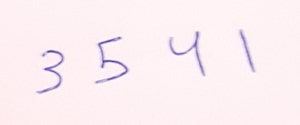
#> input picture sample3 (1).jpg, 300 x 125 px, given as the content of the folder trainingSet/0, which was not available
$ python digit_detection.py   (older library calls are emulated)
#> lines starting #> are read from the running program, lines starting #| are printed output that depends on the picture; pictures that were not available may be replaced by others from this repository, and a replacement may not be noted
### mnist_format_images.py
from PIL import Image, ImageFilter


def imageprepare(img_data):
#> called with img_data = 'trainingSet/0/sample3 (1).jpg'
    read_image = Image.open(img_data).convert('L')
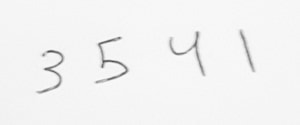
#> read_image: PIL image 300x125 L; min 76, max 251, mean 242.9
    w_image = float(read_image.size[0])
#> w_image = 300
    h_image = float(read_image.size[1])
#> h_image = 125
    updated_image = Image.new('L', (28, 28), (255))  # creates white canvas of 28x28 pixels
#> updated_image: PIL image 28x28 L; every value is 255

    if w_image > h_image:
        # dimension check whether it is bigger
        # Width is bigger. Width becomes 20 pixels.
        nh_img = int(round((20.0 / w_image * h_image), 0))  # resize height according to ratio width
#> nh_img = 8
        if (nh_img == 0):  # rare case but minimum is 1 pixel
            nh_img = 1
            # resize and sharpen
        img = read_image.resize((20, nh_img), Image.ANTIALIAS).filter(ImageFilter.SHARPEN)
        wtop = int(round(((28 - nh_img) / 2), 0))  # position: horizontal
#> wtop = 10
        updated_image.paste(img, (4, wtop))  # paste resized image on white canvas
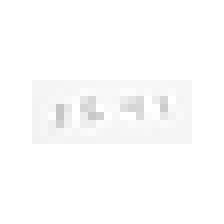
#> updated_image: PIL image 28x28 L (shown 8 times larger); min 198, max 255, mean 252.5
    else:
        # Height is bigger. Heigth becomes 20 pixels.
        nw_img = int(round((20.0 / h_image * w_image), 0))  # resize width according to ratio height
        if (nw_img == 0):  # rare case but minimum is 1 pixel
            nw_img = 1
            # resize and sharpen
        img = read_image.resize((nw_img, 20), Image.ANTIALIAS).filter(ImageFilter.SHARPEN)
        wleft = int(round(((28 - nw_img) / 2), 0))  # caculate vertical pozition
        updated_image.paste(img, (wleft, 4))  # paste resized image on white canvas

    p_image = list(updated_image.getdata())  # get pixel values
#> p_image = 784 values, max 255 at index 0, min 198 at index 371, mean 252.5

    # normalize pixels to 0 and 1. 0 is pure white, 1 is pure black.
    pixel_image = [(255 - x) * 1.0 / 255.0 for x in p_image]
#> pixel_image = 784 values, max 0.224 at index 371, min 0 at index 0, mean 0.00978
    return pixel_image

### cnn_model.py
import random
import tensorflow
import pandas
from tqdm import tqdm
import matplotlib.pyplot as plt
import os
import numpy
from tensorflow.keras.layers import Dense, Conv2D, MaxPooling2D, Dropout, Flatten, BatchNormalization
from mnist_format_images import imageprepare
'''read file'''
digit_0 = 'trainingSet/0'
digit_1 = 'trainingSet/1'
digit_2 = 'trainingSet/2'
digit_3 = 'trainingSet/3'
digit_4 = 'trainingSet/4'
digit_5 = 'trainingSet/5'
digit_6 = 'trainingSet/6'
digit_7 = 'trainingSet/7'
digit_8 = 'trainingSet/8'
digit_9 = 'trainingSet/9'

SIZE_IMG = 28
learning_rate = 0.01

'''Setting up the model which will help with tensorflow models'''
MODEL_NAME = 'digits-{}-{}.model'.format(learning_rate, '6conv-basic')

def convert_img(handwritten_data, name):
    data_img_lst = []
    # tqdm is only used for interactive loading
    # loading the training data
    df = pandas.DataFrame()
    for img in tqdm(os.listdir(handwritten_data)):
        path = os.path.join(handwritten_data, img)

        img = imageprepare(path)
#> img has the same summary as pixel_image in imageprepare
        # final step-forming the training data list with numpy array of the images
        data_img_lst.append([img, numpy.array(int(name))])

    return data_img_lst

def cnn_model():
    '''Pre-Processing'''
    # Convert images into mnist data format
    data_0 = convert_img(digit_0, "0")
#> data_0 = 1 item
    data_1 = convert_img(digit_1, "1")
#> data_1 = 1 item
    data_2 = convert_img(digit_2, "2")
#> data_2 = 1 item
    data_3 = convert_img(digit_3, "3")
#> data_3 = 1 item
    data_4 = convert_img(digit_4, "4")
#> data_4 = 1 item
    data_5 = convert_img(digit_5, "5")
#> data_5 = 1 item
    data_6 = convert_img(digit_6, "6")
#> data_6 = 1 item
    data_7 = convert_img(digit_7, "7")
#> data_7 = 1 item
    data_8 = convert_img(digit_8, "8")
#> data_8 = 1 item
    data_9 = convert_img(digit_9, "9")
#> data_9 = 1 item

    # appending data
    data = data_0
#> data = 1 item
    data.extend(data_1)
    data.extend(data_2)
    data.extend(data_3)
    data.extend(data_4)
    data.extend(data_5)
    data.extend(data_6)
    data.extend(data_7)
    data.extend(data_8)
    data.extend(data_9)

    # shuffle the data
    random.shuffle(data)

    # convert to dataframe
    data_df = pandas.DataFrame(data)
#> data_df = table of 10 rows and 2 columns

    # using dataframe try to find any null values
    print("Printing any nan values in the dataset: ", data_df.isnull().sum())
#| Printing any nan values in the dataset:  0    0
#| 1    0
#| dtype: int64

    # plot data
    _ = data_df[1].value_counts().plot(kind='bar')
    plt.show()
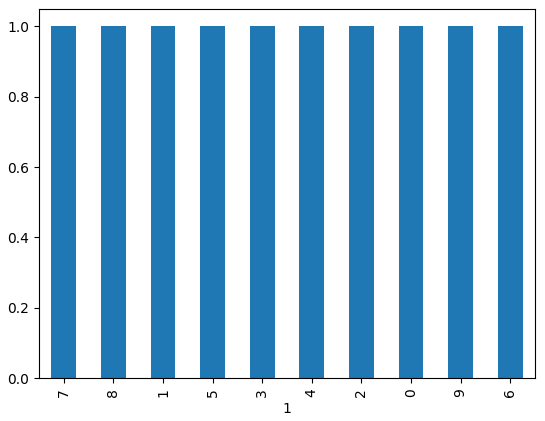
#> figure drawn by matplotlib, 1 panel
    # split data
    train = data[:-41000]
#> train = []
    test = data[-41000:]
#> test = 10 items

    # Reshape data
    # X-Features & Y-Labels
    X = numpy.array([i[0] for i in train]).reshape(-1, 28, 28, 1)
#> X = empty array
    Y = numpy.array([i[1] for i in train])
#> Y = empty array
    test_x = numpy.array([i[0] for i in test]).reshape(-1, 28, 28, 1)
    test_y = numpy.array([i[1] for i in test])
#> test_y = [7, 8, 1, 5, 3, 4, 2, 0, 9, 6]
    input_shape = (28, 28, 1)

    '''Deep Learning Model'''
#> (the run stopped early here; a loop or call above may not have finished)
